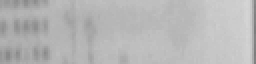
#> input picture stereo_lowlight/sim/degraded_texture.png, 128 x 32 px (shown 2 times larger)
$ python generate_degraded_scene.py
#> lines starting #> are read from the running program, lines starting #| are printed output that depends on the picture
"""Known disparity on observed blurry text, with independent radiometric noise."""
from pathlib import Path
import json
import numpy as np
from PIL import Image
r=Path(__file__).resolve().parents[1];sim=r/'sim'
texture=sim/'degraded_texture.png'
if not texture.exists():
 Image.open(r/'build/roi_snapshot/frozen_frames/20261025_002806/left_roi.png').save(texture)
tile=np.array(Image.open(texture),dtype=float)
base=np.tile(tile,(15,4))[:480,:400]
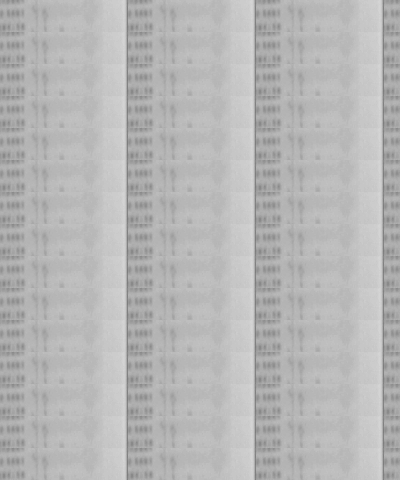
#> base: shape (480, 400) float64; min 125, max 212, mean 182.3
truth=np.where(np.arange(400)<133,4,np.where(np.arange(400)<267,12,22))
source=np.tile(tile,(15,5))[:480,:500]
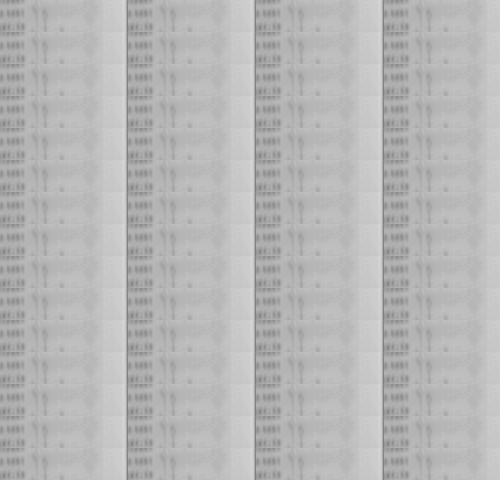
#> source: shape (480, 500) float64; min 125, max 212, mean 182.8
rng=np.random.default_rng(564015)
right=np.clip(source[:,np.arange(400)+truth]*1.04+5+rng.normal(0,0.75,(480,400)),0,255)
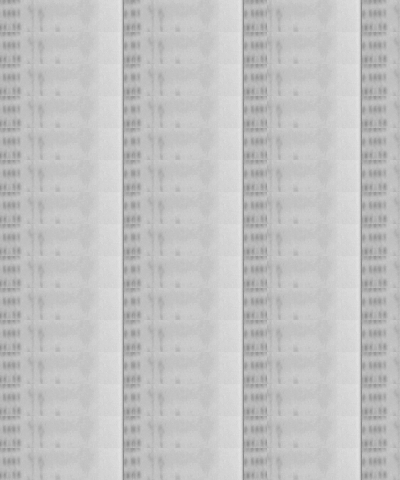
#> right: shape (480, 400) float64; min 133.1, max 228, mean 194.8
frame=np.hstack((base,right)).astype(np.uint16)
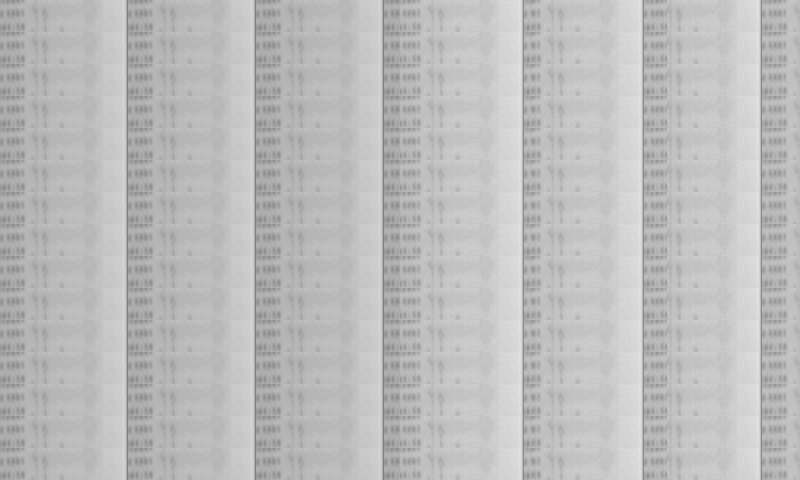
#> frame: shape (480, 800) uint16; min 125, max 227, mean 188.3
packed=((frame>>3)<<11)|((frame>>2)<<5)|(frame>>3)
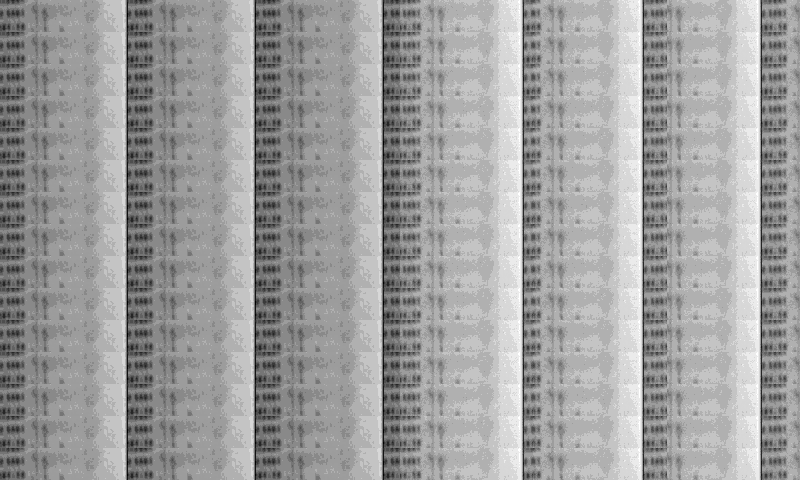
#> packed: shape (480, 800) uint16; min 31727, max 59164, mean 48855.2; drawn with min black and max white
(sim/'degraded_rgb565.hex').write_text('\n'.join(f'{v:04x}' for v in packed.ravel())+'\n')
#> (the run stopped early here; a loop or call above may not have finished)
